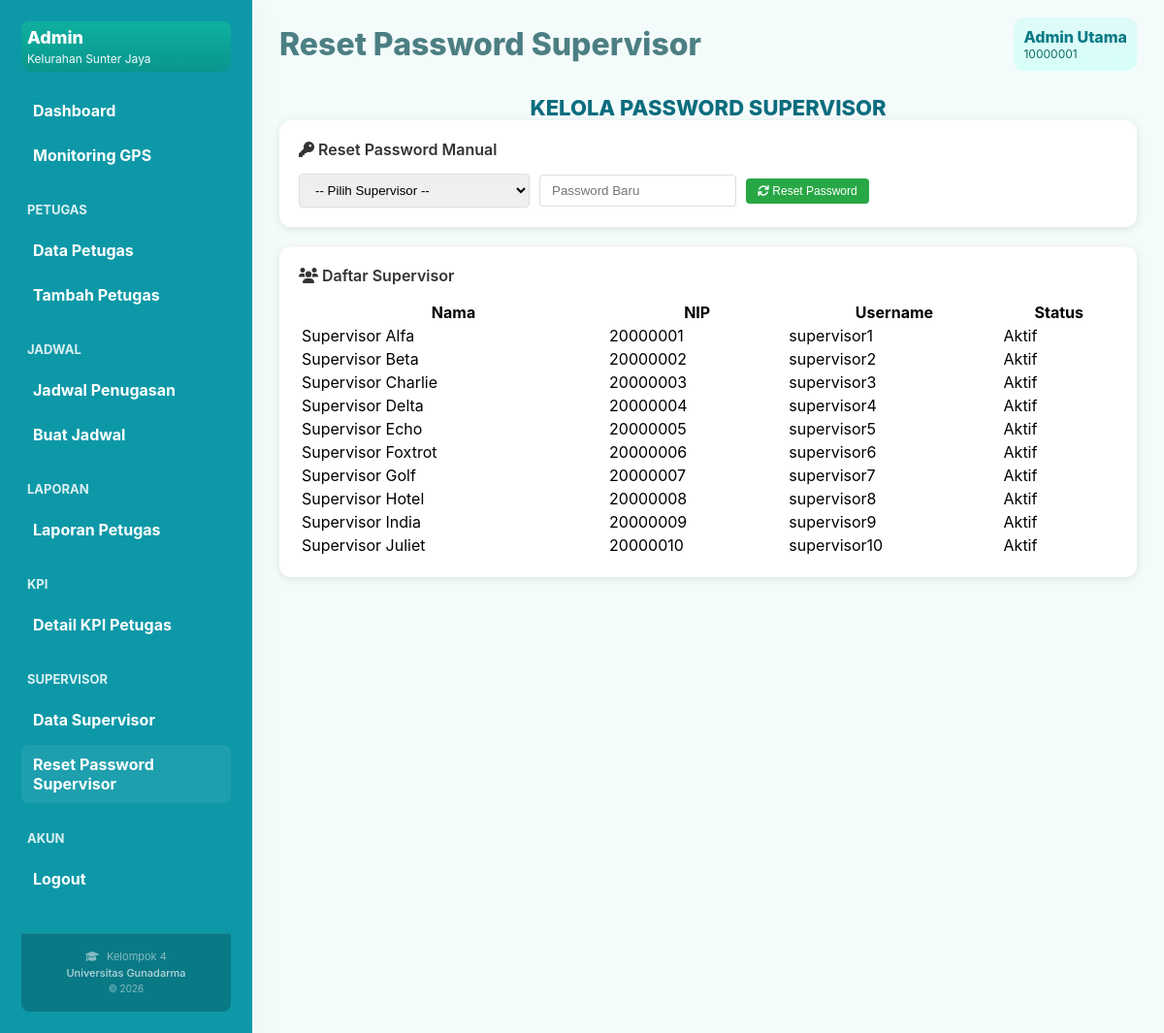
The page /admin/views/reset_password_supervisor.php (signed in) on the database its author committed.
### tables this page shows
CREATE TABLE IF NOT EXISTS users (
    id BIGINT PRIMARY KEY AUTO_INCREMENT,
    nip INT(8) UNIQUE,
    name VARCHAR(100) NOT NULL,
    username VARCHAR(50) UNIQUE,
    password_hash VARCHAR(255) NOT NULL,
    role ENUM('admin', 'petugas', 'supervisor') NOT NULL DEFAULT 'petugas',
    status ENUM('aktif', 'nonaktif', 'cuti') NOT NULL DEFAULT 'aktif',
    group_id BIGINT NULL,
    supervisor_id BIGINT NULL,
    phone BIGINT,
    photo_path VARCHAR(255) DEFAULT '/default-avatar.png',
    last_login TIMESTAMP NULL,
    last_activity TIMESTAMP NULL,
    last_status_change TIMESTAMP NULL,
    latitude DECIMAL(10, 8),
    longitude DECIMAL(11, 8),
    last_location_update TIMESTAMP NULL,
    created_at TIMESTAMP DEFAULT CURRENT_TIMESTAMP,
    updated_at TIMESTAMP DEFAULT CURRENT_TIMESTAMP ON UPDATE CURRENT_TIMESTAMP
);

### admin/views/reset_password_supervisor.php (the view, shortened to what this page needs)
<?php
$pdo = Database::getInstance()->getConnection();
$admName = $_SESSION['name'] ?? 'Admin';
$admNip  = $_SESSION['nip'] ?? 'ADMIN001';
$stmt = $pdo->query("
    SELECT id, name, nip, username, status
    FROM users
    WHERE role = 'supervisor'
    ORDER BY name ASC
");
$supervisors = $stmt->fetchAll(PDO::FETCH_ASSOC);
function safe($txt) { return htmlspecialchars($txt ?? '', ENT_QUOTES, 'UTF-8'); }
?>
<!DOCTYPE html>
<html lang="id">
<head>
    <link rel="stylesheet" href="../css/dashboard.css">
    <link rel="stylesheet" href="../css/jadwal.css">
    <link rel="stylesheet" href="https://cdnjs.cloudflare.com/ajax/libs/font-awesome/6.0.0/css/all.min.css">
</head>
<body>
<div class="app">
    <?php require_once '../../admin/components/sidebar.php'; ?>
    <main class="main">
        <header class="header">
            <div class="header-left">
                <h1 class="page-title">Reset Password Supervisor</h1>
            </div>
            <div class="header-right">
                <div class="profile">
                    <div class="profile-text">
                        <div class="profile-name"><?= safe($admName) ?></div>
                        <div class="profile-id"><?= safe($admNip) ?></div>
                    </div>
                </div>
            </div>
        </header>
        <div class="title-center">KELOLA PASSWORD SUPERVISOR</div>
        <div class="card">
            <div class="card-title"><i class="fas fa-key"></i> Reset Password Manual</div>
            <form method="post" class="form-inline">
                <select name="supervisor_id" required>
                    <option value="">-- Pilih Supervisor --</option>
                </select>
                <input type="password" name="new_password" placeholder="Password Baru" required minlength="6">
                <button type="submit" name="action" value="reset_password" class="btn-sm btn-success">
                    <i class="fas fa-sync"></i> Reset Password
                </button>
            </form>
        </div>
        <div class="card">
            <div class="card-title"><i class="fas fa-users"></i> Daftar Supervisor</div>
            <table class="sv-table" style="width: 100%;">
                <thead>
                    <tr>
                        <th>Nama</th>
                        <th>NIP</th>
                        <th>Username</th>
                        <th>Status</th>
                    </tr>
                </thead>
                <tbody>
                    <?php foreach ($supervisors as $sv): ?>
                    <tr>
                        <td><?= safe($sv['name']) ?></td>
                        <td><?= safe($sv['nip']) ?></td>
                        <td><?= safe($sv['username']) ?></td>
                        <td>
                            <span class="status-badge <?= $sv['status'] === 'aktif' ? 'badge-success' : 'badge-pending' ?>">
                                <?= ucfirst($sv['status']) ?>
                            </span>
                        </td>
                    </tr>
                    <?php endforeach; ?>
                </tbody>
            </table>
        </div>
    </main>
</div>
</body>
</html>

### admin/css/dashboard.css (style rules this page uses)
:root { --bg: #f4fbfb; --teal: #0d98a8; --teal-dark: #0a7b86; --card: #e9fffd; --accent: #10a0b0; --muted: #2f6a6f; --shadow: 0 10px 30px rgba(8,49,51,0.06); --radius: 12px; --gap: 18px; --text: #043333; }
* { box-sizing:border-box }
html,body { height:100%;margin:0;background:var(--bg);font-family:Inter, "Segoe UI", Roboto, Arial; }
.app { display:flex;min-height:100vh }
.main { flex:1;padding:18px 28px;overflow:auto }
.header { display:flex;justify-content:space-between;align-items:center }
.page-title { margin:0;color:var(--muted);font-weight:800;opacity:0.85 }
.profile { display:flex;align-items:center;gap:12px;background:linear-gradient(180deg,#dffaf9,#d8fff9);padding:10px;border-radius:10px }
.profile-text .profile-name { font-weight:800;color:var(--teal-dark) }
.profile-text .profile-id { font-size:12px;color:#0f6a66 }
.card { background:var(--card);padding:12px;border-radius:12px;box-shadow:var(--shadow) }

### admin/css/jadwal.css (style rules this page uses)
.title-center { text-align: center; font-weight: 800; font-size: 22px; margin-top: 25px; color: #0b6d7e; }

### admin/views/reset_password_supervisor.php (style rules this page uses)
.card { background: white; border-radius: 12px; padding: 20px; margin-bottom: 20px; box-shadow: 0 2px 8px rgba(0,0,0,0.1); }
.card-title { font-size: 16px; font-weight: 600; margin-bottom: 15px; color: #333; }
.btn-sm { padding: 6px 12px; font-size: 12px; border: none; border-radius: 4px; cursor: pointer; }
.btn-success { background: #28a745; color: white; }
.form-inline { display: flex; gap: 10px; align-items: center; }
.form-inline input { padding: 8px 12px; border: 1px solid #ddd; border-radius: 4px; }
.form-inline select { padding: 8px 12px; border: 1px solid #ddd; border-radius: 4px; min-width: 200px; }

### rows shown on the page
users: name "Supervisor Alfa", nip "20000001", username "supervisor1", status "Aktif"
users: name "Supervisor Beta", nip "20000002", username "supervisor2", status "Aktif"
users: name "Supervisor Charlie", nip "20000003", username "supervisor3", status "Aktif"
users: name "Supervisor Delta", nip "20000004", username "supervisor4", status "Aktif"
users: name "Supervisor Echo", nip "20000005", username "supervisor5", status "Aktif"
users: name "Supervisor Foxtrot", nip "20000006", username "supervisor6", status "Aktif"
users: name "Supervisor Golf", nip "20000007", username "supervisor7", status "Aktif"
users: name "Supervisor Hotel", nip "20000008", username "supervisor8", status "Aktif"
users: name "Supervisor India", nip "20000009", username "supervisor9", status "Aktif"
users: name "Supervisor Juliet", nip "20000010", username "supervisor10", status "Aktif"

### other values the page prints
safe($admName) "Admin Utama"
safe($admNip) "10000001"
